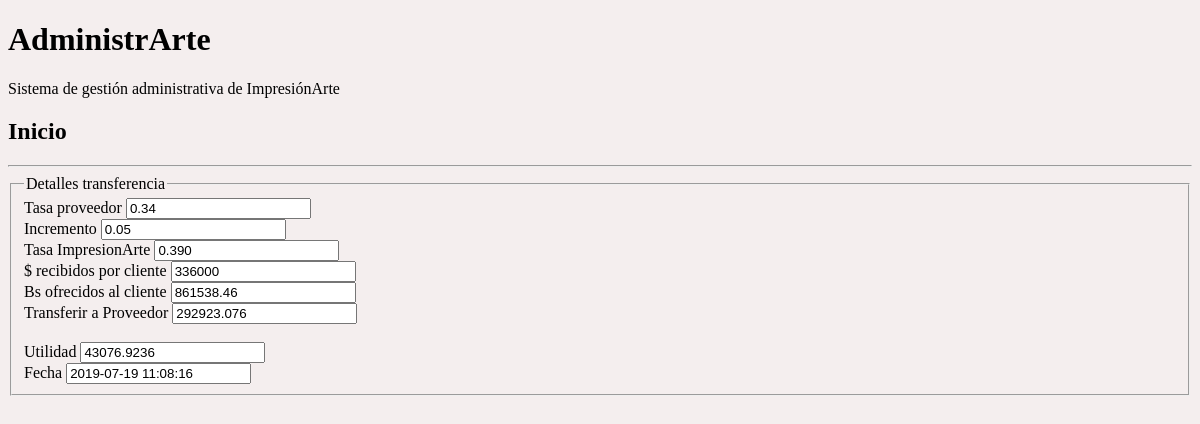
The page /controlador/detallesTrans.php?ID_Transferencia=42 on the database its author committed.
### tables this page shows
CREATE TABLE `transferencia` (
  `ID_Transferencia` int(11) NOT NULL,
  `ID_Usuario` int(3) NOT NULL,
  `ID_TT` int(11) NOT NULL,
  `banco` varchar(30) NOT NULL,
  `numero` varchar(30) NOT NULL,
  `monto_pesos` varchar(10) NOT NULL,
  `recibe_Bs` varchar(10) NOT NULL,
  `transferirProveedor` varchar(10) NOT NULL,
  `utilidad` varchar(10) NOT NULL,
  `fecha` datetime NOT NULL
);

CREATE TABLE `tasa_transferencia` (
  `ID_TT` int(11) NOT NULL,
  `tasa_proveedor` decimal(11,3) NOT NULL,
  `incremento` decimal(11,3) NOT NULL,
  `tasa_impresionarte` decimal(11,3) NOT NULL,
  `fecha` date NOT NULL
);

### modelo/consultaDetalleTransferencia.php (called while the page is built)
<?php
    $Consulta_1="SELECT transferencia.fecha, transferencia.transferirProveedor, tasa_Proveedor, incremento, tasa_impresionarte, recibe_Bs, monto_pesos, utilidad FROM tasa_transferencia INNER JOIN transferencia ON tasa_transferencia.ID_TT=transferencia.ID_TT INNER JOIN usuariotransferencia ON transferencia.ID_Usuario=usuariotransferencia.ID_UT WHERE transferencia.ID_Transferencia= $ID_Transferencia";
    $Recordset_1= mysqli_query($Conexion, $Consulta_1);
    $Resultado_1= mysqli_fetch_array($Recordset_1);
    $Tasa= $Resultado_1["tasa_Proveedor"];
    $TasaImpresioArte= $Resultado_1["tasa_impresionarte"];
    $Incremento= $Resultado_1["incremento"];
    $Monto= $Resultado_1["monto_pesos"];
    $BS_Recibe= $Resultado_1["recibe_Bs"];
    $Utilidad= $Resultado_1["utilidad"];
    $TrasferirProveedor= $Resultado_1["transferirProveedor"];
    $Fecha= $Resultado_1["fecha"];
    $Tasa= rtrim($Tasa, '0');
    $Incremento= rtrim($Incremento, '0');
?>

### controlador/detallesTrans.php (the view)
<?php
$ID_Transferencia= $_GET["ID_Transferencia"];
?>
<!DOCTYPE html>
<html>
    <head>
	    <link rel="stylesheet" type="text/css" href="../css/Estilos_AdministrArte.css">
    </head>
    <body>
        <div id="Principal">
            <?php
                include("../conexion/Conexion_BD.php");
                include("../modulos/header.php");
                include("../modelo/consultaDetalleTransferencia.php");
            ?>
        </div>
        <div>
            <fieldset class="">
                <legend>Detalles transferencia</legend>
                <label>Tasa proveedor</label>
                <input type="text" value="<?php echo $Tasa;?>" >
                <br>
                <label>Incremento</label>
                <input type="text" value="<?php echo $Incremento;?>" >
                <br>
                <label>Tasa ImpresionArte</label>
                <input type="text" value="<?php echo $TasaImpresioArte;?>">
                <br>
                <label>$ recibidos por cliente</label>
                <input type="text" value="<?php echo $Monto;?>">
                <br>
                <label>Bs ofrecidos al cliente</label>
                <input type="text"  value="<?php echo $BS_Recibe;?>">
                <br>
                <label>Transferir a Proveedor</label>
                <input type="text"  value="<?php echo $TrasferirProveedor;?>">
                <br><br>
                <label>Utilidad</label>
                <input type="text"  value="<?php echo $Utilidad;?>">
                <br>
                <label>Fecha</label>
                <input type="text"  value="<?php echo $Fecha;?>">
            </fieldset>
        </div>

### css/Estilos_AdministrArte.css (style rules this page uses)
body { background-color: rgba(148, 89, 89, 0.1); }

### rows shown on the page
transferencia: ID_TT.tasa_proveedor "0.34", ID_TT.incremento "0.05", ID_TT.tasa_impresionarte "0.390", monto_pesos "336000", recibe_Bs "861538.46", transferirProveedor "292923.076", utilidad "43076.9236", fecha "2019-07-19 11:08:16"

### other values the page prints
$Titulo "Inicio"
